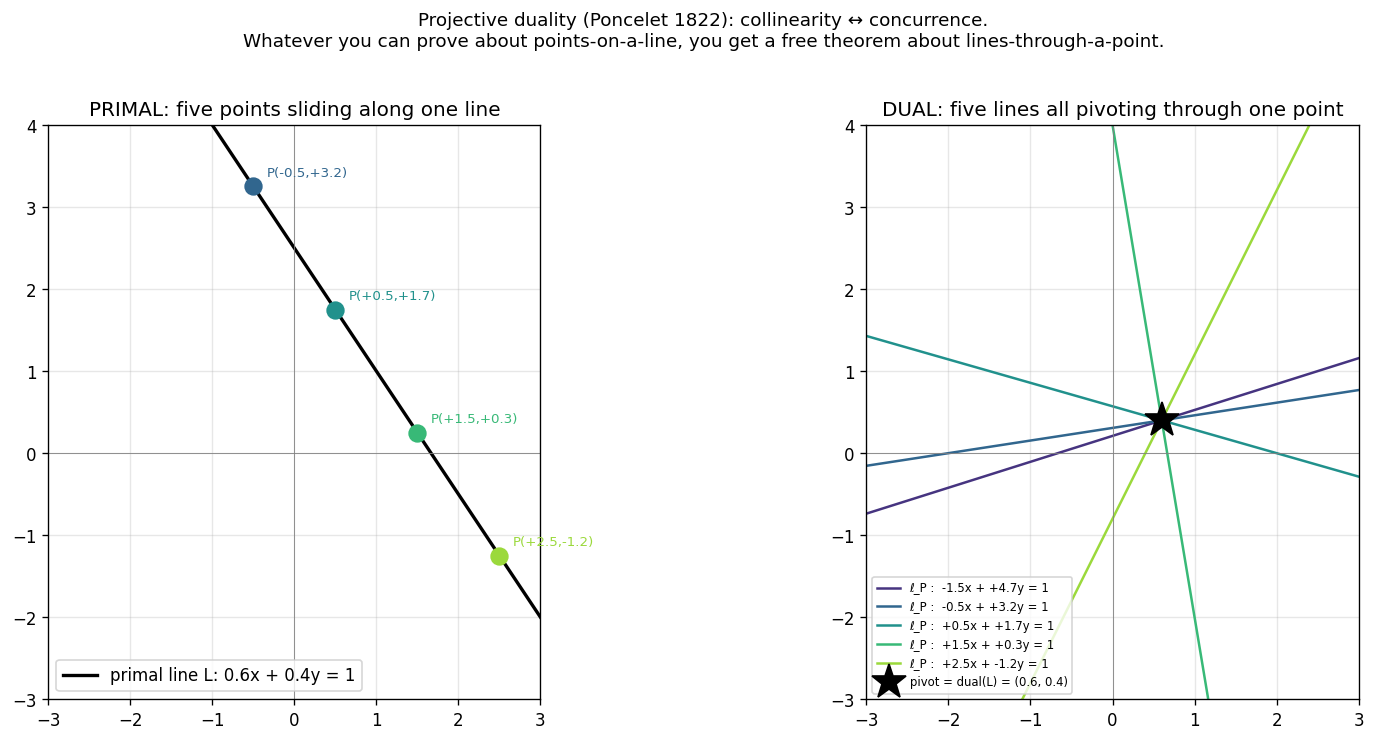

Reproduce this figure in Python.
"""Projective duality: point ↔ line, collinearity ↔ concurrence.

Affine duality map (one common choice):

    point  P = (a, b)        ⇔   line  ℓ_P : a·x + b·y = 1
    line   ℓ : u·x + v·y = 1 ⇔   point P_ℓ = (u, v)

Theorem (Poncelet, 1822): three points lie on a common line iff their three
dual lines pass through a common point. Equivalently: as a primal point
slides along a fixed primal line L, its dual line pivots around the fixed
dual point P_L.

The animation panels below show the same five time steps of a point P(t)
sliding along a primal line; on the right, the dual line ℓ_{P(t)} sweeps
through a fixed pivot — the dual of the original line.
"""
from pathlib import Path

import matplotlib.pyplot as plt
import numpy as np

# Primal line L:  u₀·x + v₀·y = 1.
u0, v0 = 0.6, 0.4
pivot_dual = np.array([u0, v0])           # dual of L is exactly the point (u₀, v₀)

# Parameterise points on L as P(t) = (t, (1 − u₀ t) / v₀).
ts = np.linspace(-1.5, 2.5, 5)
points = np.stack([ts, (1 - u0 * ts) / v0], axis=1)

print("Primal line L:  0.6·x + 0.4·y = 1")
print(f"Predicted dual pivot point:  ({u0}, {v0})\n")
print("Five points on L  (primal)   →   their dual lines all pass through (u₀,v₀):")
for P in points:
    a, b = P
    val = a * pivot_dual[0] + b * pivot_dual[1]
    print(f"  P = ({a:+.2f}, {b:+.2f})   check  a·u₀ + b·v₀ = {val:.6f}  (should be 1)")

fig, axes = plt.subplots(1, 2, figsize=(14, 6))
colors = plt.cm.viridis(np.linspace(0.15, 0.85, len(points)))

# -------- primal panel --------
ax = axes[0]
xs = np.linspace(-3, 3, 200)
ys_L = (1 - u0 * xs) / v0
ax.plot(xs, ys_L, "k-", lw=2, label="primal line L: 0.6x + 0.4y = 1")
for P, c in zip(points, colors):
    ax.plot(*P, "o", color=c, ms=10)
    ax.annotate(f"P({P[0]:+.1f},{P[1]:+.1f})", P, textcoords="offset points",
                xytext=(8, 6), fontsize=8, color=c)
ax.axhline(0, color="gray", lw=0.5); ax.axvline(0, color="gray", lw=0.5)
ax.set_xlim(-3, 3); ax.set_ylim(-3, 4)
ax.set_aspect("equal"); ax.grid(alpha=0.3)
ax.set_title("PRIMAL: five points sliding along one line")
ax.legend(loc="lower left")

# -------- dual panel --------
ax = axes[1]
for P, c in zip(points, colors):
    a, b = P
    # Dual line a·x + b·y = 1; draw via two-points form.
    if abs(b) > 1e-9:
        ys = (1 - a * xs) / b
        ax.plot(xs, ys, "-", color=c, lw=1.5,
                label=f"ℓ_P :  {a:+.1f}x + {b:+.1f}y = 1")
    else:
        ax.axvline(1 / a, color=c, lw=1.5,
                   label=f"ℓ_P : x = {1/a:+.2f}")
ax.plot(*pivot_dual, "k*", ms=22, label=f"pivot = dual(L) = ({u0}, {v0})")
ax.axhline(0, color="gray", lw=0.5); ax.axvline(0, color="gray", lw=0.5)
ax.set_xlim(-3, 3); ax.set_ylim(-3, 4)
ax.set_aspect("equal"); ax.grid(alpha=0.3)
ax.set_title("DUAL: five lines all pivoting through one point")
ax.legend(loc="lower left", fontsize=7)

plt.suptitle(
    "Projective duality (Poncelet 1822): collinearity ↔ concurrence.\n"
    "Whatever you can prove about points-on-a-line, you get a free theorem about lines-through-a-point.",
    y=1.02, fontsize=11,
)
plt.tight_layout()
out = Path(__file__).with_suffix(".png")
plt.savefig(out, dpi=120, bbox_inches="tight")
print(f"\nSaved: {out}")
